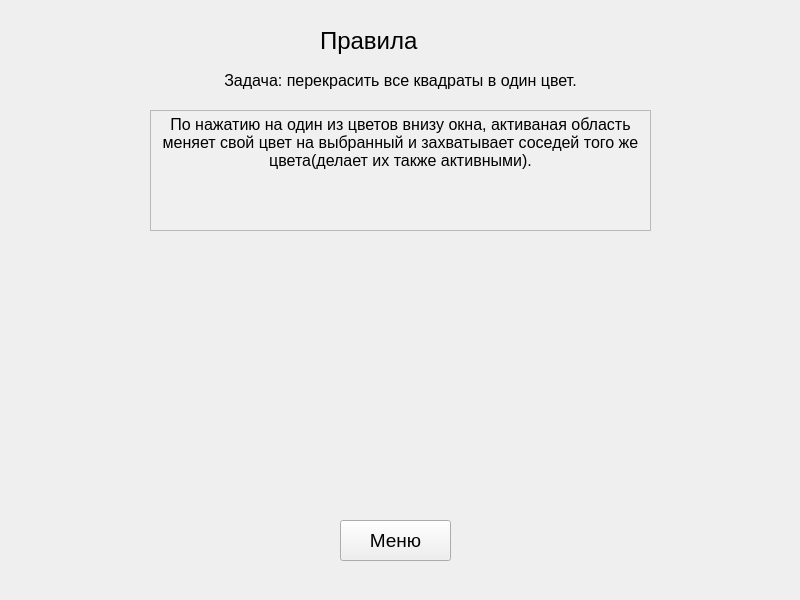
<?xml version="1.0" encoding="UTF-8"?>
<ui version="4.0">
 <class>MainWindow</class>
 <widget class="QMainWindow" name="MainWindow">
  <property name="geometry">
   <rect>
    <x>0</x>
    <y>0</y>
    <width>800</width>
    <height>600</height>
   </rect>
  </property>
  <property name="windowTitle">
   <string>Перекраска</string>
  </property>
  <widget class="QWidget" name="centralwidget">
   <widget class="QPushButton" name="pushButton">
    <property name="geometry">
     <rect>
      <x>340</x>
      <y>520</y>
      <width>111</width>
      <height>41</height>
     </rect>
    </property>
    <property name="font">
     <font>
      <pointsize>14</pointsize>
     </font>
    </property>
    <property name="text">
     <string>Меню</string>
    </property>
   </widget>
   <widget class="QLabel" name="label">
    <property name="geometry">
     <rect>
      <x>320</x>
      <y>20</y>
      <width>131</width>
      <height>41</height>
     </rect>
    </property>
    <property name="font">
     <font>
      <pointsize>18</pointsize>
     </font>
    </property>
    <property name="text">
     <string>Правила</string>
    </property>
   </widget>
   <widget class="QLabel" name="label_2">
    <property name="geometry">
     <rect>
      <x>70</x>
      <y>70</y>
      <width>661</width>
      <height>21</height>
     </rect>
    </property>
    <property name="font">
     <font>
      <pointsize>12</pointsize>
     </font>
    </property>
    <property name="text">
     <string>Задача: перекрасить все квадраты в один цвет.</string>
    </property>
    <property name="alignment">
     <set>Qt::AlignCenter</set>
    </property>
    <property name="margin">
     <number>0</number>
    </property>
   </widget>
   <widget class="QTextBrowser" name="textBrowser">
    <property name="geometry">
     <rect>
      <x>150</x>
      <y>110</y>
      <width>501</width>
      <height>121</height>
     </rect>
    </property>
    <property name="styleSheet">
     <string notr="true">background-color: rgb(240, 240, 240);
gridline-color: rgb(240, 240, 240);
border-color: rgb(240, 240, 240);</string>
    </property>
    <property name="frameShadow">
     <enum>QFrame::Sunken</enum>
    </property>
    <property name="lineWidth">
     <number>0</number>
    </property>
    <property name="html">
     <string>&lt;!DOCTYPE HTML PUBLIC &quot;-//W3C//DTD HTML 4.0//EN&quot; &quot;http://www.w3.org/TR/REC-html40/strict.dtd&quot;&gt;
&lt;html&gt;&lt;head&gt;&lt;meta name=&quot;qrichtext&quot; content=&quot;1&quot; /&gt;&lt;style type=&quot;text/css&quot;&gt;
p, li { white-space: pre-wrap; }
&lt;/style&gt;&lt;/head&gt;&lt;body style=&quot; font-family:'MS Shell Dlg 2'; font-size:7.8pt; font-weight:400; font-style:normal;&quot;&gt;
&lt;p align=&quot;center&quot; style=&quot; margin-top:0px; margin-bottom:0px; margin-left:0px; margin-right:0px; -qt-block-indent:0; text-indent:0px;&quot;&gt;&lt;span style=&quot; font-size:12pt;&quot;&gt;По нажатию на один из цветов внизу окна, активаная область меняет свой цвет на выбранный и захватывает соседей того же цвета(делает их также активными).&lt;/span&gt;&lt;/p&gt;&lt;/body&gt;&lt;/html&gt;</string>
    </property>
   </widget>
   <widget class="QLabel" name="label_3">
    <property name="geometry">
     <rect>
      <x>40</x>
      <y>240</y>
      <width>731</width>
      <height>261</height>
     </rect>
    </property>
    <property name="text">
     <string/>
    </property>
    <property name="pixmap">
     <pixmap>images/instr.png</pixmap>
    </property>
    <property name="scaledContents">
     <bool>true</bool>
    </property>
   </widget>
  </widget>
 </widget>
 <resources/>
 <connections/>
</ui>
